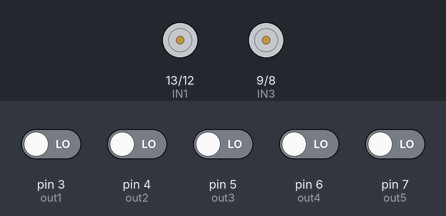
Simulated run of this sketch. Board: Arduino Uno, built with avr-gcc and run on an emulated ATmega328P. Parts: motor-driver pin pairs drawn as motors (green arrow = first pin HIGH = forward, orange = second pin HIGH = backward, longer = more drive, scaled by the enable pin). The test bench sets the inputs (shaded band); at power-on: pin 3 (out1), pin 4 (out2), pin 5 (out3), pin 6 (out4), pin 7 (out5) LOW.

Above: at 1.2 s.
1.3 s: pin 3 (out1) driven HIGH
At 1.9 s:
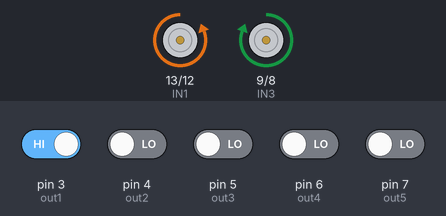
2.8 s: pin 3 (out1) driven LOW
At 3.1 s:
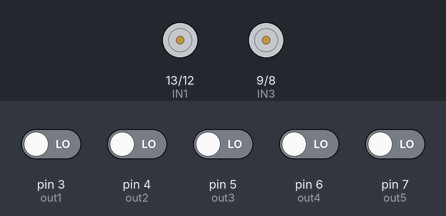
4.3 s: pin 7 (out5) driven HIGH
At 5.4 s:
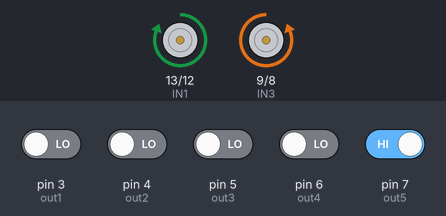
5.8 s: pin 7 (out5) driven LOW
At 6.6 s:
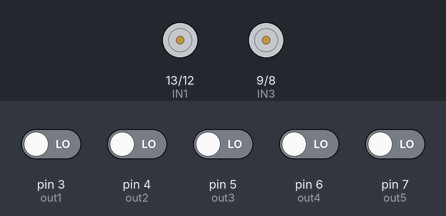
7.3 s: pin 3 (out1) driven HIGH and pin 4 (out2) driven HIGH and pin 5 (out3) driven HIGH and pin 6 (out4) driven HIGH and pin 7 (out5) driven HIGH
At 7.7 s:
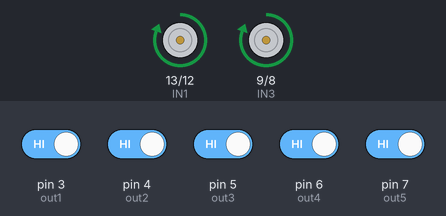
8.8 s: pin 5 (out3) driven LOW
At 9.4 s:
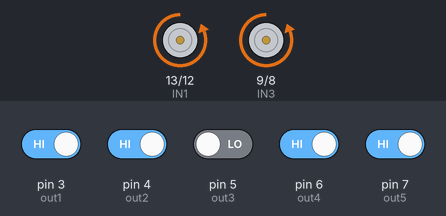
Timing chart, 0 to 11.3 s (numbered marks = the images above; inputs shaded):
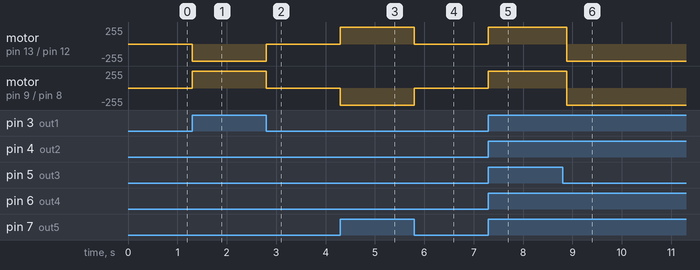

The sketch:

NONE_DELAY.ino
```cpp
#define IN1 13
#define IN2 12
#define ENA 11
#define ENB 10
#define IN3 9
#define IN4 8
#define out5 7
#define out4 6
#define out3 5
#define out2 4
#define out1 3
#define SPEEDFW 255
#define SPEEDBW 255
int IN_DELAY = 130;
int OUT_DELAY = 35;
//#define SPEEDBW_2 0
//#define SPEEDBW_TURN 255

void setup()
{
//  Serial.begin(9600);
  pinMode(IN1, OUTPUT);
  pinMode(IN2, OUTPUT);
  pinMode(ENA, OUTPUT);
  pinMode(ENB, OUTPUT);
  pinMode(IN3, OUTPUT);
  pinMode(IN4, OUTPUT);
  pinMode(out5, INPUT);
  pinMode(out4, INPUT);
  pinMode(out3, INPUT);
  pinMode(out2, INPUT);
  pinMode(out1, INPUT);
}
void loop() {
  int S1 = digitalRead(out1);
  int S2 = digitalRead(out2);
  int S3 = digitalRead(out3);
  int S4 = digitalRead(out4);
  int S5 = digitalRead(out5);

  if(S1==1 and S2==1 and S3==0 and S4==1 and S5==1)
  {
    delay(80);
    Backward();
  }
  if(S1==1 and S2==1 and S3==1 and S4==1 and S5==1)
  {
    Forward();
  }
  else if(S1==1 and S2==1 and S3==1 and S4==0 and S5==1)
  {
    TurnLeft("IN");
  }
  else if(S1==1 and S2==1 and S3==1 and S4==0 and S5==0)
  {
    TurnLeft("IN");
  }
  else if(S1==1 and S2==1 and S3==1 and S4==1 and S5==0)
  {
    TurnLeft("OUT");
  }
  else if(S1==1 and S2==0 and S3==0 and S4==0 and S5==0)
  {
    TurnLeft("IN");
  }
  else if(S1==1 and S2==1 and S3==0 and S4==0 and S5==0)
  {
    TurnLeft("IN");
  }
  else if(S1==1 and S2==1 and S3==0 and S4==1 and S5==0)
  {
    TurnLeft("OUT");
  }
  else if(S1==1 and S2==0 and S3==1 and S4==1 and S5==1)
  {
    TurnRight("IN");
  }
  else if(S1==0 and S2==0 and S3==0 and S4==1 and S5==1)
  {
    TurnRight("IN");
  }
  else if(S1==0 and S2==0 and S3==1 and S4==1 and S5==1)
  {
    TurnRight("IN");
  }
  else if(S1==0 and S2==1 and S3==1 and S4==1 and S5==1)
  {
    TurnRight("OUT");
  }
  else if(S1==0 and S2==1 and S3==0 and S4==1 and S5==1)
  {
    TurnRight("IN");
  }
  else if(S1==0 and S2==0 and S3==0 and S4==0 and S5==1)
  {
    TurnRight("OUT");
  }
  else if(S1==0 and S2==0 and S3==0 and S4==0 and S5==0)
  {
    Stop();
  }

}

//void TurnLeft(String sensor){
//  if(sensor == "IN"){
//    Serial.println("Turn Left");
//    analogWrite(ENA, 200);
//    digitalWrite(IN1, LOW);
//    digitalWrite(IN2, HIGH);
//    analogWrite(ENB, SPEEDFW);
//    digitalWrite(IN3, HIGH);
//    digitalWrite(IN4, LOW);
//    delay(130);
//  }
//  if(sensor == "OUT"){
//    Serial.println("Turn Left");
//    analogWrite(ENA, 160);
////    analogWrite(ENA, 160);
//    digitalWrite(IN1, LOW);
//    digitalWrite(IN2, HIGH);
//    analogWrite(ENB, SPEEDFW);
//    digitalWrite(IN3, HIGH);
//    digitalWrite(IN4, LOW);
//    delay(25);
////    delay(80);
//  }
//}
////
//void TurnRight(String sensor){
//  if(sensor == "IN"){
//    Serial.println("Turn Right");
//    analogWrite(ENA, SPEEDFW);
//    digitalWrite(IN1, HIGH);
//    digitalWrite(IN2, LOW);
//    analogWrite(ENB, 200);
//    digitalWrite(IN3, LOW);
//    digitalWrite(IN4, HIGH);
//    delay(130);
//  }
//  if(sensor == "OUT"){
//    Serial.println("Turn Right");
//    analogWrite(ENA, SPEEDFW);
//    digitalWrite(IN1, HIGH);
//    digitalWrite(IN2, LOW);
//    analogWrite(ENB, 160);
////    analogWrite(ENB, 160);
//    digitalWrite(IN3, LOW);
//    digitalWrite(IN4, HIGH);
//    delay(25);
//    //    delay(80);
//  }
//}

void TurnLeft(String sensor){
  if(sensor == "IN"){
//    Serial.println("Turn Left");
    analogWrite(ENA, SPEEDFW);
    digitalWrite(IN1, LOW);
    digitalWrite(IN2, HIGH);
    analogWrite(ENB, SPEEDFW);
//    analogWrite(ENB, 185);
    digitalWrite(IN3, HIGH);
    digitalWrite(IN4, LOW);
//    delay(IN_DELAY);
  }
  if(sensor == "OUT"){
//    Serial.println("Turn Left");
    analogWrite(ENA, SPEEDBW);
//    analogWrite(ENA, 165);
    digitalWrite(IN1, LOW);
    digitalWrite(IN2, HIGH);
    analogWrite(ENB, SPEEDFW);
    digitalWrite(IN3, HIGH);
    digitalWrite(IN4, LOW);
//    delay(OUT_DELAY);
//    delay(80);
  }
}
//
void TurnRight(String sensor){
  if(sensor == "IN"){
//    Serial.println("Turn Right");
    analogWrite(ENA, SPEEDFW);
    digitalWrite(IN1, HIGH);
    digitalWrite(IN2, LOW);
    analogWrite(ENB, SPEEDBW);
//    analogWrite(ENB, 185);
    digitalWrite(IN3, LOW);
    digitalWrite(IN4, HIGH);
//    delay(IN_DELAY);
  }
  if(sensor == "OUT"){
//    Serial.println("Turn Right");
    analogWrite(ENA, SPEEDFW);
    digitalWrite(IN1, HIGH);
    digitalWrite(IN2, LOW);
    analogWrite(ENB, SPEEDBW);
//    analogWrite(ENB, 165);
    digitalWrite(IN3, LOW);
    digitalWrite(IN4, HIGH);
//    delay(OUT_DELAY);
    //    delay(80);
  }
}


void Stop(){
//  Serial.println("Stop");
  analogWrite(ENA, SPEEDFW);
  digitalWrite(IN1, LOW);
  digitalWrite(IN2, LOW);
  analogWrite(ENB, SPEEDFW);
  digitalWrite(IN3, LOW);
  digitalWrite(IN4, LOW);
}


void Forward(){
//  Serial.println("Forward");
  analogWrite(ENA, SPEEDFW);
  digitalWrite(IN1, HIGH);
  digitalWrite(IN2, LOW);
  analogWrite(ENB, SPEEDFW);
  digitalWrite(IN3, HIGH);
  digitalWrite(IN4, LOW);
}

void Backward(){
//  Serial.println("Backward");
  analogWrite(ENA, SPEEDFW);
  digitalWrite(IN1, LOW);
  digitalWrite(IN2, HIGH);
  analogWrite(ENB, SPEEDFW);
  digitalWrite(IN3, LOW);
  digitalWrite(IN4, HIGH);
  delay(400);
}
```

Measured:
- after the input at 1.3 s, motor on pin 13 (IN1) / pin 12 (IN2): stopped → backward 255/255 at once; motor on pin 9 (IN3) / pin 8 (IN4): stopped → forward 255/255 at once
- after the input at 2.8 s, motor on pin 13 (IN1) / pin 12 (IN2): backward 255/255 → stopped at once; motor on pin 9 (IN3) / pin 8 (IN4): forward 255/255 → stopped at once
- after the input at 4.3 s, motor on pin 13 (IN1) / pin 12 (IN2): stopped → forward 255/255 at once; motor on pin 9 (IN3) / pin 8 (IN4): stopped → backward 255/255 at once
- after the input at 5.8 s, motor on pin 13 (IN1) / pin 12 (IN2): forward 255/255 → stopped at once; motor on pin 9 (IN3) / pin 8 (IN4): backward 255/255 → stopped at once
- after the input at 7.3 s, motor on pin 13 (IN1) / pin 12 (IN2), motor on pin 9 (IN3) / pin 8 (IN4): stopped → forward 255/255 at once
- after the input at 8.8 s, motor on pin 13 (IN1) / pin 12 (IN2), motor on pin 9 (IN3) / pin 8 (IN4): forward 255/255 → backward 255/255 after 0.08 s
